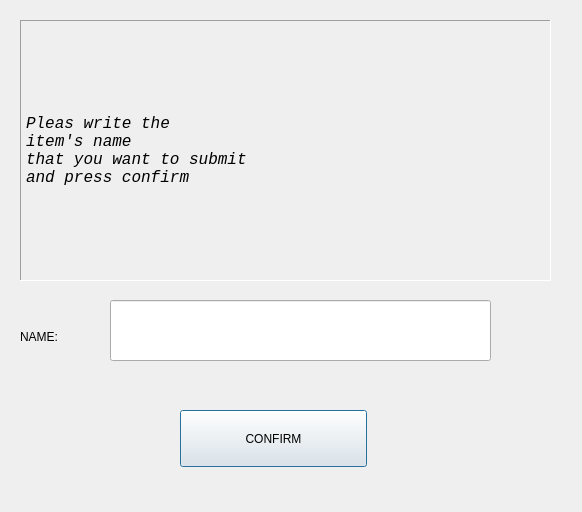
<?xml version="1.0" encoding="UTF-8"?>
<ui version="4.0">
 <class>SubmitDialog</class>
 <widget class="QDialog" name="SubmitDialog">
  <property name="geometry">
   <rect>
    <x>0</x>
    <y>0</y>
    <width>582</width>
    <height>512</height>
   </rect>
  </property>
  <property name="windowTitle">
   <string>Dialog</string>
  </property>
  <widget class="QLabel" name="label">
   <property name="geometry">
    <rect>
     <x>20</x>
     <y>20</y>
     <width>531</width>
     <height>261</height>
    </rect>
   </property>
   <property name="font">
    <font>
     <family>Consolas</family>
     <pointsize>12</pointsize>
     <italic>true</italic>
    </font>
   </property>
   <property name="frameShape">
    <enum>QFrame::Panel</enum>
   </property>
   <property name="frameShadow">
    <enum>QFrame::Sunken</enum>
   </property>
   <property name="text">
    <string>Pleas write the 
item's name
that you want to submit
and press confirm</string>
   </property>
  </widget>
  <widget class="QLineEdit" name="lineEdit">
   <property name="geometry">
    <rect>
     <x>110</x>
     <y>300</y>
     <width>381</width>
     <height>61</height>
    </rect>
   </property>
  </widget>
  <widget class="QLabel" name="label_2">
   <property name="geometry">
    <rect>
     <x>20</x>
     <y>320</y>
     <width>116</width>
     <height>34</height>
    </rect>
   </property>
   <property name="text">
    <string>NAME:</string>
   </property>
  </widget>
  <widget class="QPushButton" name="pushButton">
   <property name="geometry">
    <rect>
     <x>180</x>
     <y>410</y>
     <width>187</width>
     <height>57</height>
    </rect>
   </property>
   <property name="text">
    <string>CONFIRM</string>
   </property>
  </widget>
 </widget>
 <resources/>
 <connections/>
</ui>
